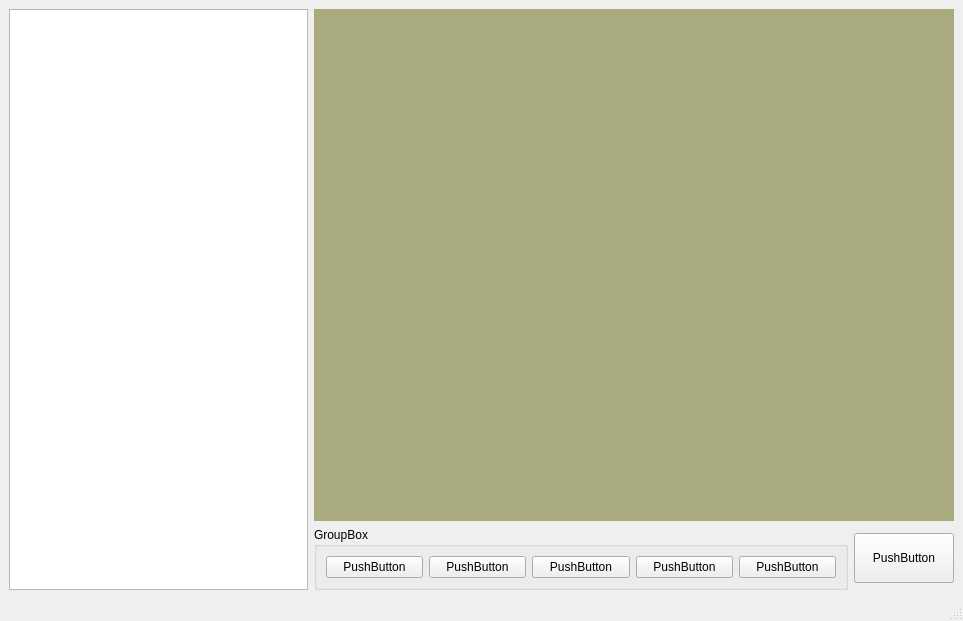
<?xml version="1.0" encoding="UTF-8"?>
<ui version="4.0">
 <class>MainWindow</class>
 <widget class="QMainWindow" name="MainWindow">
  <property name="geometry">
   <rect>
    <x>0</x>
    <y>0</y>
    <width>963</width>
    <height>621</height>
   </rect>
  </property>
  <property name="windowTitle">
   <string>MainWindow</string>
  </property>
  <property name="locale">
   <locale language="Russian" country="Russia"/>
  </property>
  <widget class="QWidget" name="centralwidget">
   <layout class="QGridLayout" name="gridLayout">
    <item row="0" column="0" rowspan="2">
     <widget class="QListView" name="listView"/>
    </item>
    <item row="0" column="1">
     <widget class="QCameraViewfinder" name="ScreenWidget" native="true">
      <property name="minimumSize">
       <size>
        <width>640</width>
        <height>480</height>
       </size>
      </property>
      <property name="palette">
       <palette>
        <active>
         <colorrole role="Base">
          <brush brushstyle="SolidPattern">
           <color alpha="255">
            <red>255</red>
            <green>255</green>
            <blue>255</blue>
           </color>
          </brush>
         </colorrole>
         <colorrole role="Window">
          <brush brushstyle="SolidPattern">
           <color alpha="255">
            <red>170</red>
            <green>170</green>
            <blue>127</blue>
           </color>
          </brush>
         </colorrole>
        </active>
        <inactive>
         <colorrole role="Base">
          <brush brushstyle="SolidPattern">
           <color alpha="255">
            <red>255</red>
            <green>255</green>
            <blue>255</blue>
           </color>
          </brush>
         </colorrole>
         <colorrole role="Window">
          <brush brushstyle="SolidPattern">
           <color alpha="255">
            <red>170</red>
            <green>170</green>
            <blue>127</blue>
           </color>
          </brush>
         </colorrole>
        </inactive>
        <disabled>
         <colorrole role="Base">
          <brush brushstyle="SolidPattern">
           <color alpha="255">
            <red>170</red>
            <green>170</green>
            <blue>127</blue>
           </color>
          </brush>
         </colorrole>
         <colorrole role="Window">
          <brush brushstyle="SolidPattern">
           <color alpha="255">
            <red>170</red>
            <green>170</green>
            <blue>127</blue>
           </color>
          </brush>
         </colorrole>
        </disabled>
       </palette>
      </property>
      <property name="autoFillBackground">
       <bool>true</bool>
      </property>
      <property name="locale">
       <locale language="Russian" country="Ukraine"/>
      </property>
     </widget>
    </item>
    <item row="1" column="1">
     <layout class="QHBoxLayout" name="horizontalLayout_2">
      <item>
       <widget class="QGroupBox" name="groupBox">
        <property name="title">
         <string>GroupBox</string>
        </property>
        <layout class="QHBoxLayout" name="horizontalLayout">
         <item>
          <widget class="QPushButton" name="pushButton">
           <property name="text">
            <string>PushButton</string>
           </property>
          </widget>
         </item>
         <item>
          <widget class="QPushButton" name="pushButton_2">
           <property name="text">
            <string>PushButton</string>
           </property>
          </widget>
         </item>
         <item>
          <widget class="QPushButton" name="pushButton_3">
           <property name="text">
            <string>PushButton</string>
           </property>
          </widget>
         </item>
         <item>
          <widget class="QPushButton" name="pushButton_5">
           <property name="text">
            <string>PushButton</string>
           </property>
          </widget>
         </item>
         <item>
          <widget class="QPushButton" name="pushButton_4">
           <property name="text">
            <string>PushButton</string>
           </property>
          </widget>
         </item>
        </layout>
       </widget>
      </item>
      <item>
       <widget class="QPushButton" name="pushButton_6">
        <property name="minimumSize">
         <size>
          <width>50</width>
          <height>50</height>
         </size>
        </property>
        <property name="maximumSize">
         <size>
          <width>100</width>
          <height>50</height>
         </size>
        </property>
        <property name="text">
         <string>PushButton</string>
        </property>
       </widget>
      </item>
     </layout>
    </item>
   </layout>
  </widget>
  <widget class="QMenuBar" name="menubar">
   <property name="geometry">
    <rect>
     <x>0</x>
     <y>0</y>
     <width>963</width>
     <height>21</height>
    </rect>
   </property>
  </widget>
  <widget class="QStatusBar" name="statusbar"/>
 </widget>
 <customwidgets>
  <customwidget>
   <class>QCameraViewfinder</class>
   <extends>QWidget</extends>
   <header>QCameraViewfinder</header>
   <container>1</container>
  </customwidget>
 </customwidgets>
 <resources/>
 <connections/>
</ui>
